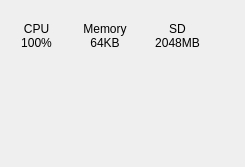
             <widget class="QWidget" name="widget_3" native="true">
              <property name="maximumSize">
               <size>
                <width>245</width>
                <height>167</height>
               </size>
              </property>
              <layout class="QVBoxLayout" name="verticalLayout_15" stretch="0,0,0,1">
               <property name="spacing">
                <number>0</number>
               </property>
               <property name="leftMargin">
                <number>0</number>
               </property>
               <property name="topMargin">
                <number>0</number>
               </property>
               <property name="rightMargin">
                <number>0</number>
               </property>
               <property name="bottomMargin">
                <number>0</number>
               </property>
               <item>
                <layout class="QHBoxLayout" name="horizontalLayout_22" stretch="0,0,0,1">
                 <item>
                  <widget class="QtCharts::QChartView" name="cpuLoadChartView" native="true">
                   <property name="minimumSize">
                    <size>
                     <width>72</width>
                     <height>72</height>
                    </size>
                   </property>
                   <property name="maximumSize">
                    <size>
                     <width>72</width>
                     <height>72</height>
                    </size>
                   </property>
                   <layout class="QVBoxLayout" name="verticalLayout_11">
                    <property name="leftMargin">
                     <number>0</number>
                    </property>
                    <property name="topMargin">
                     <number>0</number>
                    </property>
                    <property name="rightMargin">
                     <number>0</number>
                    </property>
                    <property name="bottomMargin">
                     <number>0</number>
                    </property>
                    <item>
                     <spacer name="verticalSpacer_2">
                      <property name="orientation">
                       <enum>Qt::Vertical</enum>
                      </property>
                      <property name="sizeHint" stdset="0">
                       <size>
                        <width>20</width>
                        <height>22</height>
                       </size>
                      </property>
                     </spacer>
                    </item>
                    <item>
                     <layout class="QHBoxLayout" name="horizontalLayout_20">
                      <item>
                       <spacer name="horizontalSpacer_16">
                        <property name="orientation">
                         <enum>Qt::Horizontal</enum>
                        </property>
                        <property name="sizeHint" stdset="0">
                         <size>
                          <width>13</width>
                          <height>20</height>
                         </size>
                        </property>
                       </spacer>
                      </item>
                      <item>
                       <widget class="QLabel" name="cpuLoadLabel">
                        <property name="text">
                         <string>CPU
100%</string>
                        </property>
                        <property name="alignment">
                         <set>Qt::AlignCenter</set>
                        </property>
                       </widget>
                      </item>
                      <item>
                       <spacer name="horizontalSpacer_17">
                        <property name="orientation">
                         <enum>Qt::Horizontal</enum>
                        </property>
                        <property name="sizeHint" stdset="0">
                         <size>
                          <width>18</width>
                          <height>20</height>
                         </size>
                        </property>
                       </spacer>
                      </item>
                     </layout>
                    </item>
                    <item>
                     <spacer name="verticalSpacer_3">
                      <property name="orientation">
                       <enum>Qt::Vertical</enum>
                      </property>
                      <property name="sizeHint" stdset="0">
                       <size>
                        <width>20</width>
                        <height>22</height>
                       </size>
                      </property>
                     </spacer>
                    </item>
                   </layout>
                  </widget>
                 </item>
                 <item>
                  <widget class="QtCharts::QChartView" name="memoryLoadChartView" native="true">
                   <property name="minimumSize">
                    <size>
                     <width>72</width>
                     <height>72</height>
                    </size>
                   </property>
                   <property name="maximumSize">
                    <size>
                     <width>72</width>
                     <height>72</height>
                    </size>
                   </property>
                   <layout class="QVBoxLayout" name="verticalLayout_13">
                    <property name="leftMargin">
                     <number>0</number>
                    </property>
                    <property name="topMargin">
                     <number>0</number>
                    </property>
                    <property name="rightMargin">
                     <number>0</number>
                    </property>
                    <property name="bottomMargin">
                     <number>0</number>
                    </property>
                    <item>
                     <spacer name="verticalSpacer_4">
                      <property name="orientation">
                       <enum>Qt::Vertical</enum>
                      </property>
                      <property name="sizeHint" stdset="0">
                       <size>
                        <width>20</width>
                        <height>22</height>
                       </size>
                      </property>
                     </spacer>
                    </item>
                    <item>
                     <layout class="QHBoxLayout" name="horizontalLayout_21">
                      <item>
                       <spacer name="horizontalSpacer_18">
                        <property name="orientation">
                         <enum>Qt::Horizontal</enum>
                        </property>
                        <property name="sizeHint" stdset="0">
                         <size>
                          <width>13</width>
                          <height>20</height>
                         </size>
                        </property>
                       </spacer>
                      </item>
                      <item>
                       <widget class="QLabel" name="memoryLoadLabel">
                        <property name="text">
                         <string>Memory
64KB</string>
                        </property>
                        <property name="alignment">
                         <set>Qt::AlignCenter</set>
                        </property>
                       </widget>
                      </item>
                      <item>
                       <spacer name="horizontalSpacer_19">
                        <property name="orientation">
                         <enum>Qt::Horizontal</enum>
                        </property>
                        <property name="sizeHint" stdset="0">
                         <size>
                          <width>18</width>
                          <height>20</height>
                         </size>
                        </property>
                       </spacer>
                      </item>
                     </layout>
                    </item>
                    <item>
                     <spacer name="verticalSpacer_5">
                      <property name="orientation">
                       <enum>Qt::Vertical</enum>
                      </property>
                      <property name="sizeHint" stdset="0">
                       <size>
                        <width>20</width>
                        <height>22</height>
                       </size>
                      </property>
                     </spacer>
                    </item>
                   </layout>
                  </widget>
                 </item>
                 <item>
                  <widget class="QtCharts::QChartView" name="sdLoadChartView" native="true">
                   <property name="minimumSize">
                    <size>
                     <width>72</width>
                     <height>72</height>
                    </size>
                   </property>
                   <property name="maximumSize">
                    <size>
                     <width>72</width>
                     <height>72</height>
                    </size>
                   </property>
                   <layout class="QVBoxLayout" name="verticalLayout_14">
                    <property name="leftMargin">
                     <number>0</number>
                    </property>
                    <property name="topMargin">
                     <number>0</number>
                    </property>
                    <property name="rightMargin">
                     <number>0</number>
                    </property>
                    <property name="bottomMargin">
                     <number>0</number>
                    </property>
                    <item>
                     <spacer name="verticalSpacer_6">
                      <property name="orientation">
                       <enum>Qt::Vertical</enum>
                      </property>
                      <property name="sizeHint" stdset="0">
                       <size>
                        <width>20</width>
                        <height>22</height>
                       </size>
                      </property>
                     </spacer>
                    </item>
                    <item>
                     <layout class="QHBoxLayout" name="horizontalLayout_23">
                      <item>
                       <spacer name="horizontalSpacer_20">
                        <property name="orientation">
                         <enum>Qt::Horizontal</enum>
                        </property>
                        <property name="sizeHint" stdset="0">
                         <size>
                          <width>13</width>
                          <height>20</height>
                         </size>
                        </property>
                       </spacer>
                      </item>
                      <item>
                       <widget class="QLabel" name="sdLoadLabel">
                        <property name="text">
                         <string>SD
2048MB</string>
                        </property>
                        <property name="alignment">
                         <set>Qt::AlignCenter</set>
                        </property>
                       </widget>
                      </item>
                      <item>
                       <spacer name="horizontalSpacer_21">
                        <property name="orientation">
                         <enum>Qt::Horizontal</enum>
                        </property>
                        <property name="sizeHint" stdset="0">
                         <size>
                          <width>18</width>
                          <height>20</height>
                         </size>
                        </property>
                       </spacer>
                      </item>
                     </layout>
                    </item>
                    <item>
                     <spacer name="verticalSpacer_7">
                      <property name="orientation">
                       <enum>Qt::Vertical</enum>
                      </property>
                      <property name="sizeHint" stdset="0">
                       <size>
                        <width>20</width>
                        <height>22</height>
                       </size>
                      </property>
                     </spacer>
                    </item>
                   </layout>
                  </widget>
                 </item>
                 <item>
                  <spacer name="horizontalSpacer_22">
                   <property name="orientation">
                    <enum>Qt::Horizontal</enum>
                   </property>
                   <property name="sizeHint" stdset="0">
                    <size>
                     <width>40</width>
                     <height>20</height>
                    </size>
                   </property>
                  </spacer>
                 </item>
                </layout>
               </item>
               <item>
                <layout class="QHBoxLayout" name="horizontalLayout_24" stretch="0,0,1">
                 <item>
                  <spacer name="horizontalSpacer_23">
                   <property name="orientation">
                    <enum>Qt::Horizontal</enum>
                   </property>
                   <property name="sizeType">
                    <enum>QSizePolicy::Fixed</enum>
                   </property>
                   <property name="sizeHint" stdset="0">
                    <size>
                     <width>29</width>
                     <height>14</height>
                    </size>
                   </property>
                  </spacer>
                 </item>
                 <item>
                  <widget class="QLabel" name="label_13">
                   <property name="sizePolicy">
                    <sizepolicy hsizetype="Maximum" vsizetype="Maximum">
                     <horstretch>0</horstretch>
                     <verstretch>0</verstretch>
                    </sizepolicy>
                   </property>
                   <property name="maximumSize">
                    <size>
                     <width>14</width>
                     <height>14</height>
                    </size>
                   </property>
                   <property name="text">
                    <string/>
                   </property>
                   <property name="pixmap">
                    <pixmap resource="MarvieControl.qrc">:/MarvieControl/icons/icons8-sort-down-26-blue.png</pixmap>
                   </property>
                   <property name="scaledContents">
                    <bool>true</bool>
                   </property>
                  </widget>
                 </item>
                 <item>
                  <spacer name="horizontalSpacer_24">
                   <property name="orientation">
                    <enum>Qt::Horizontal</enum>
                   </property>
                   <property name="sizeHint" stdset="0">
                    <size>
                     <width>40</width>
                     <height>14</height>
                    </size>
                   </property>
                  </spacer>
                 </item>
                </layout>
               </item>
               <item>
                <layout class="QHBoxLayout" name="horizontalLayout_25" stretch="0,0,1">
                 <property name="spacing">
                  <number>0</number>
                 </property>
                 <item>
                  <spacer name="horizontalSpacer_25">
                   <property name="orientation">
                    <enum>Qt::Horizontal</enum>
                   </property>
                   <property name="sizeType">
                    <enum>QSizePolicy::Fixed</enum>
                   </property>
                   <property name="sizeHint" stdset="0">
                    <size>
                     <width>1</width>
                     <height>20</height>
                    </size>
                   </property>
                  </spacer>
                 </item>
                 <item>
                  <widget class="QtCharts::QChartView" name="cpuLoadSeriesChartView" native="true">
                   <property name="minimumSize">
                    <size>
                     <width>226</width>
                     <height>72</height>
                    </size>
                   </property>
                   <property name="maximumSize">
                    <size>
                     <width>226</width>
                     <height>72</height>
                    </size>
                   </property>
                  </widget>
                 </item>
                 <item>
                  <spacer name="horizontalSpacer_26">
                   <property name="orientation">
                    <enum>Qt::Horizontal</enum>
                   </property>
                   <property name="sizeHint" stdset="0">
                    <size>
                     <width>40</width>
                     <height>20</height>
                    </size>
                   </property>
                  </spacer>
                 </item>
                </layout>
               </item>
               <item>
                <spacer name="verticalSpacer_9">
                 <property name="orientation">
                  <enum>Qt::Vertical</enum>
                 </property>
                 <property name="sizeHint" stdset="0">
                  <size>
                   <width>20</width>
                   <height>94</height>
                  </size>
                 </property>
                </spacer>
               </item>
              </layout>
             </widget>
